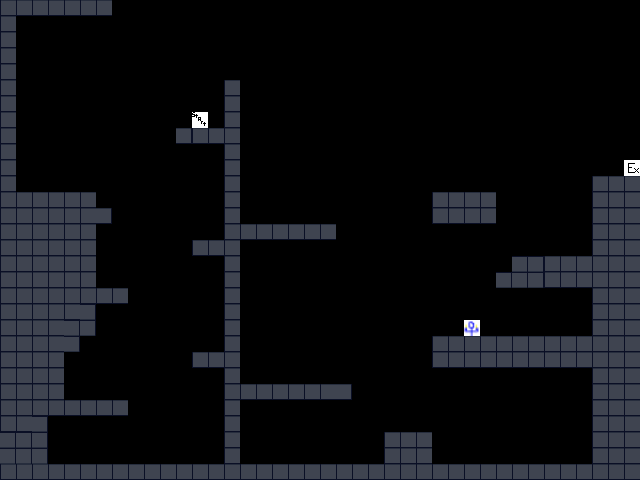

Below is a game level as drawn by its tile map, then a one-line description and the .tmx that defines it (tile-layer data replaced by summaries):
An orthogonal 40x30 tile map with 16x16 px tiles, 3 tile layers (collisions, platforms, objects), 1 hidden layer not drawn, 7 tilesets.

<map version="1.0" orientation="orthogonal" width="40" height="30" tilewidth="16" tileheight="16">
 <tileset firstgid="1" name="collision" tilewidth="16" tileheight="16">
  <image source="collision.png" width="80" height="32" />
 </tileset>
 <tileset firstgid="11" name="tile" tilewidth="16" tileheight="16">
  <image source="tiles.png" width="128" height="64" />
 </tileset>
 <tileset firstgid="43" name="bg" tilewidth="16" tileheight="16">
  <image source="level1_background.png" width="64" height="64" />
 </tileset>
 <tileset firstgid="59" name="object" tilewidth="16" tileheight="16">
  <image source="object_tile.png" width="16" height="16" />
  <tile id="0">
   <properties>
    <property name="type" value="object" />
   </properties>
  </tile>
 </tileset>
 <tileset firstgid="60" name="exit" tilewidth="16" tileheight="16">
  <image source="exit_tile.png" width="16" height="16" />
  <tile id="0">
   <properties>
    <property name="type" value="exit" />
   </properties>
  </tile>
 </tileset>
 <tileset firstgid="61" name="bluey" tilewidth="16" tileheight="16">
  <image source="bluey_tile.png" width="16" height="16" />
  <tile id="0">
   <properties>
    <property name="name" value="bluey" />
    <property name="type" value="enemy" />
   </properties>
  </tile>
 </tileset>
 <tileset firstgid="62" name="start" tilewidth="16" tileheight="16">
  <image source="start_tile.png" width="16" height="16" />
  <tile id="0">
   <properties>
    <property name="type" value="start" />
   </properties>
  </tile>
 </tileset>
 <layer name="background" width="40" height="30" visible="0">
  <properties>
   <property name="isvisible" value="true" />
  </properties>
  <data>[1200 cells, 1200 non-empty, 16 distinct tile ids]</data>
 </layer>
 <layer name="collisions" width="40" height="30" opacity="0.99">
  <properties>
   <property name="isvisible" value="false" />
  </properties>
  <data>[1200 cells, 292 non-empty, 1 distinct tile ids]</data>
 </layer>
 <layer name="platforms" width="40" height="30">
  <properties>
   <property name="isvisible" value="true" />
  </properties>
  <data>[1200 cells, 292 non-empty, 3 distinct tile ids]</data>
 </layer>
 <layer name="objects" width="40" height="30">
  <properties>
   <property name="isvisible" value="false" />
  </properties>
  <data>[1200 cells, 3 non-empty, 3 distinct tile ids]</data>
 </layer>
</map>
